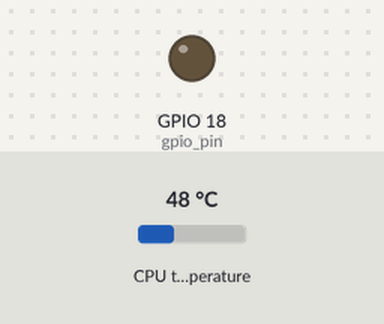
A program run on a simulated Raspberry Pi (BCM pin numbers). Shown: output pins drawn as LEDs (lit = HIGH). The test bench sets the inputs (shaded band); at power-on: CPU temperature 48 °C. Files the program writes start out absent; the clock reads 2024-03-15 10:24:30 at power-on unless the program sets it; what the program prints to the terminal is not drawn.

Above: at 5.0 s.
5.1 s: CPU temperature set to 54 °C
7.2 s: CPU temperature set to 57 °C
At 8.4 s:
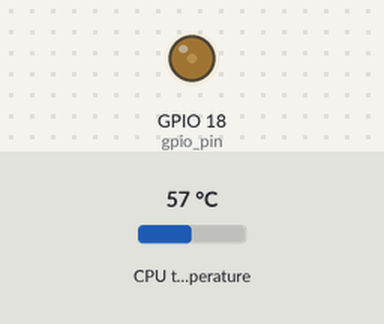
9.5 s: CPU temperature set to 71 °C
At 10.6 s:
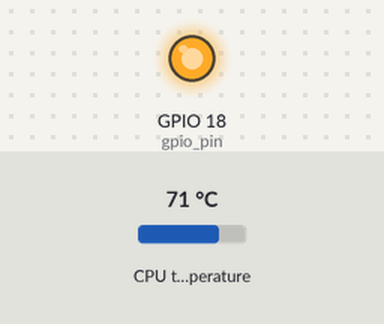
11.5 s: CPU temperature set to 58 °C
At 12.7 s:
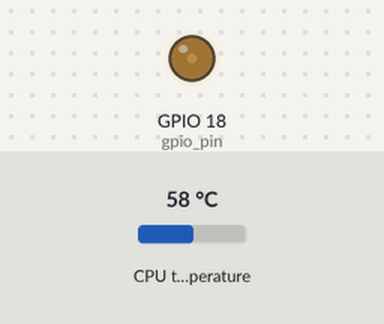
13.6 s: CPU temperature set to 84 °C
At 14.9 s:
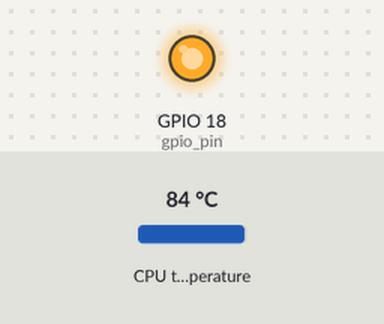
Timing chart, 0 to 16.6 s (numbered marks = the images above; inputs shaded):
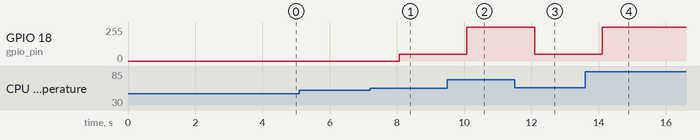

Measured:
- the behaviour switches between 55 and 56 °C on CPU temperature (found by bisection; images 0 and 1)
- after the input at 5.1 s, every drawn part: stays the same
- after the input at 7.2 s, GPIO 18 (gpio_pin): 0/255 → 51/255 after 0.86 s
- after the input at 9.5 s, GPIO 18 (gpio_pin): 51/255 → 255/255 after 0.58 s
- after the input at 11.5 s, GPIO 18 (gpio_pin): 255/255 → 51/255 after 0.60 s
- after the input at 13.6 s, GPIO 18 (gpio_pin): 51/255 → 255/255 after 0.52 s

The program:

backend.py
```python
import RPi.GPIO as GPIO
import time
import json
import signal
import sys
import os
from .shared import load_config, STATUS_FILE, CONFIG_FILE, PID

# 状态文件路径
# 我们写入一个临时的内存文件，用于与前端通信

class FanController:
    def __init__(self):
        self.config = load_config(CONFIG_FILE)
        self.running = False
        self.pwm = None
        self.last_status_write = 0

        # 初始化 PID
        self.target_temp = self.config['temperature']['target_temp']
        kp = self.config['pid']['kp']
        ki = self.config['pid']['ki']
        kd = self.config['pid']['kd']
        self.pid = PID(kp, ki, kd, self.target_temp)

        self.setup_gpio()

    def setup_gpio(self):
        try:
            GPIO.setmode(GPIO.BCM)
            pin = self.config['hardware']['gpio_pin']
            freq = self.config['hardware']['pwm_frequency']

            GPIO.setup(pin, GPIO.OUT)
            self.pwm = GPIO.PWM(pin, freq)
            self.pwm.start(0)

        except Exception as e:
            print(f"[Backend] GPIO Init failed: {e}", file=sys.stderr)
            sys.exit(1)

    def get_cpu_temp(self):
        try:
            with open("/sys/class/thermal/thermal_zone0/temp", "r") as f:
                return float(f.read()) / 1000.0
        except OSError:
            # 模拟数据用于其他系统测试
            return 45.0 + (time.time() % 20)

    def update_status(self, temp, duty_cycle, pid_out):
        """写入状态文件供前端读取"""
        current_time = time.time()
        # 控制写入频率 (例如每 0.5s)
        if current_time - self.last_status_write < 0.5:
            return

        status = {
            "timestamp": current_time,
            "current_temp": temp,
            "target_temp": self.target_temp,
            "duty_cycle": duty_cycle,
            "pid_output": pid_out,
            "fan_running": duty_cycle > 0,
            "pid_p": self.pid.kp,
            "pid_i": self.pid.ki,
            "pid_d": self.pid.kd
        }

        # 原子写操作：写入临时文件然后移动
        temp_file = STATUS_FILE + ".tmp"
        try:
            with open(temp_file, 'w') as f:
                json.dump(status, f)
            os.replace(temp_file, STATUS_FILE)
            self.last_status_write = current_time
        except Exception as e:
            print(f"[Backend] Failed to update status: {e}", file=sys.stderr)

    def cleanup(self):
        self.running = False
        if self.pwm:
            try:
                self.pwm.stop()
            except:
                pass
        try:
            GPIO.cleanup()
        except:
            pass
        # 清理状态文件
        if os.path.exists(STATUS_FILE):
            try:
                os.remove(STATUS_FILE)
            except:
                pass

    def run(self):
        self.running = True

        min_temp = self.config['temperature']['min_temp_limit']
        max_temp = self.config['temperature']['max_temp_limit']
        check_interval = self.config['temperature']['check_interval']

        min_duty = self.config['fan']['min_duty_cycle']
        max_duty = self.config['fan']['max_duty_cycle']

        last_pid_time = time.time()

        # PID 积分项限制 (Anti-windup)
        # 对应占空比 100%
        # self.pid.integral_limit = 100.0 / (self.pid.ki if self.pid.ki > 0 else 1.0)

        try:
            while self.running:
                current_time = time.time()
                dt = current_time - last_pid_time
                if dt < check_interval:
                    time.sleep(0.1)
                    continue

                last_pid_time = current_time
                current_temp = self.get_cpu_temp()

                pid_out = 0
                duty_cycle = 0

                # 安全逻辑：如果超过最大限制，强制全速
                if current_temp >= max_temp:
                    duty_cycle = 100
                    # 强制全速时，不更新 PID 可能会导致积分误差累积吗？
                    # 暂时不更新 PID

                # 节能逻辑：如果低于最小限制，完全关闭
                elif current_temp <= min_temp:
                    duty_cycle = 0
                    self.pid.integral = 0 # 重置积分项
                    self.pid.prev_error = 0

                else:
                    # PID 计算
                    pid_out = self.pid.update(current_temp, dt)

                    if pid_out > 0:
                        # 只有当 PID 输出大于 0 时才启动风扇，并由 min_duty 保证最低启动电压
                        duty_cycle = max(min_duty, min(max_duty, pid_out))
                    else:
                        # 温度低于目标且积分项未积累足够正值时，停转
                        duty_cycle = 0

                # 设置 PWM
                if self.pwm:
                    self.pwm.ChangeDutyCycle(duty_cycle)

                # 更新状态
                self.update_status(current_temp, duty_cycle, pid_out)

        except KeyboardInterrupt:
            # 允许手动调试时的优雅退出
            pass
        except Exception as e:
            # Systemd 会捕获 stderr
            print(f"[Backend] Unexpected error: {e}", file=sys.stderr)
        finally:
            self.cleanup()

def main():
    # 注册信号处理
    controller = FanController()

    def signal_handler(signum, frame):
        controller.cleanup()
        sys.exit(0)

    signal.signal(signal.SIGTERM, signal_handler)
    signal.signal(signal.SIGINT, signal_handler)

    print("[Backend] Fan control service started.", file=sys.stdout)
    controller.run()

if __name__ == "__main__":
    main()
```

shared.py
```python
# Configuration constants
import os
import json
import logging
import sys

# 设置状态文件路径，在Linux上 /dev/shm 是基于内存的，速度快且不写入SD卡
# 如果不是 Linux 或 /dev/shm 不存在，退回到 /tmp
if os.path.exists("/dev/shm"):
    STATUS_FILE = "/dev/shm/fan_status.json"
else:
    STATUS_FILE = "/tmp/fan_status.json"

CONFIG_FILE = "config.json"

# PID Controller
class PID:
    def __init__(self, kp, ki, kd, setpoint, integral_limit=100.0):
        self.kp = kp
        self.ki = ki
        self.kd = kd
        self.setpoint = setpoint
        self.prev_error = 0.0
        self.integral = 0.0
        self.last_time = None
        self.integral_limit = integral_limit

    def update(self, current_value, dt):
        error = current_value - self.setpoint

        # 积分
        self.integral += error * dt
        # 积分限幅
        self.integral = max(-self.integral_limit, min(self.integral_limit, self.integral))

        # 微分
        if dt > 0:
            derivative = (error - self.prev_error) / dt
        else:
            derivative = 0

        output = (self.kp * error) + (self.ki * self.integral) + (self.kd * derivative)

        self.prev_error = error
        return output

def load_config(path=CONFIG_FILE):
    if not os.path.exists(path):
        # 默认配置
        return {
            "hardware": {"gpio_pin": 18, "pwm_frequency": 100},
            "temperature": {"target_temp": 55.0, "min_temp_limit": 50.0, "max_temp_limit": 60.0, "check_interval": 1.0},
            "fan": {"min_duty_cycle": 20, "max_duty_cycle": 100},
            "pid": {"kp": 5.0, "ki": 0.2, "kd": 1.0}
        }
    try:
        with open(path, 'r') as f:
            return json.load(f)
    except Exception as e:
        print(f"Error loading config: {e}", file=sys.stderr)
        sys.exit(1)
```
